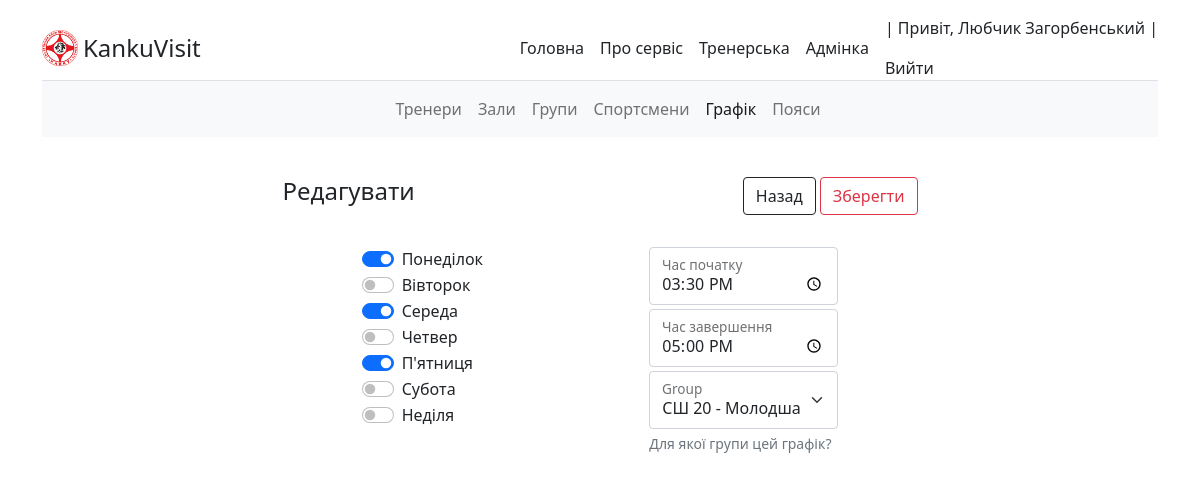
Screenshot of /visit/dodjo/timetable/rozkladssh-20-molodsha76247/edit (signed in) with the database file from the repository.
### coach/models.py (models this page shows, shortened)
class Coach(AbstractUser):
    surname = models.CharField('По батькові', max_length=20, blank=True)
    dateBirth = models.DateField(
        'Дата народження', default='2000-09-12', blank=True)
    telephone = models.IntegerField(
        'Номер телефону', default='380671111111', blank=True)
    telephone2 = models.IntegerField('Номер телефону 2', blank=True, null=True)
    belts = models.ForeignKey(Belt,
                              on_delete=models.SET_NULL,
                              blank=True,
                              null=True)
    information = models.TextField('Інформація про тренера', blank=True)
    slug = models.SlugField(max_length=255, unique=True,
                            db_index=True, verbose_name='URL')
    class Meta:
        verbose_name = 'Тренер'
        verbose_name_plural = 'Тренери'
        ordering = ['-is_active', 'last_name']

### dodjo/models.py (models this page shows, shortened)
class TimetableDays(models.Model):
    days = models.CharField(max_length=15)
    def __str__(self):
        return self.days
    class Meta:
        verbose_name = 'День'
        verbose_name_plural = 'Дні тиждня'

class Timetable(models.Model):
    days = models.ManyToManyField(TimetableDays, blank=True)
    timeStart = models.TimeField('Час початку')
    timeFinish = models.TimeField('Час завершення')
    group = models.ForeignKey(Group, on_delete=models.CASCADE, blank=False,
                              null=False)
    slug = models.SlugField(max_length=255, unique=True,
                            db_index=True, verbose_name='URL')
    class Meta:
        verbose_name = 'Графік'
        verbose_name_plural = 'Графіки'

### dodjo/views.py (the view)
# urls.py: path('timetable/<slug:slug>/edit', views.TimetableEditView.as_view(),
class TimetableEditView(LoginRequiredMixin, CustomSuccessMessageMixin, UpdateView):
    model = Timetable
    template_name = 'timetable/visit/timetableedit.html'
    form_class = TimetableAddForm
    success_url = reverse_lazy('timetable')
    success_msg = Timetable._meta.verbose_name + ' обновлена успішно!'
    def get_context_data(self, **kwargs):
        context = super().get_context_data(**kwargs)
        context['activeTimetable'] = 'active'
        return context
    def get_form_kwargs(self):
        kwargs = super().get_form_kwargs()
        kwargs.update({'user_id': self.request.user.id})
        return kwargs

### dodjo/forms.py
class TimetableAddForm(ModelForm):
    class Meta:
        model = Timetable
        help_texts = {
            'group': ('Для якої групи цей графік?'),
        }
        exclude = ['slug']
        widgets = {
            'days': CheckboxSelectMultiple(attrs={'class': 'form-check-input'}),
            'timeStart': TimeInput(attrs={'type': 'time', 'class': 'form-control'}),
            'timeFinish': TimeInput(attrs={'type': 'time', 'class': 'form-control'}),
            'group': Select(attrs={'class': 'form-select'})
        }
    def __init__(self, *args, **kwargs):
        user_id = kwargs.pop('user_id', None)
        super().__init__(*args, **kwargs)
        self.fields['group'].empty_label = None
        self.fields['group'].queryset = Group.objects.filter(
            school__coach=user_id)

### dodjo/models.py (called while the page is built)
    def __str__(self):
        return self.name

    def __str__(self):
        if self.school:
            groupSchool = str(self.school) + ' - ' + str(self.name)
            return groupSchool
        else:
            print(self.school)
            return 'Не вибрано зал - ' + self.name

### dodjo/templates/timetable/visit/timetableedit.html
{% extends 'main/visit/templates/edit.html' %}
{% block inputedit %}
<div class="d-flex justify-content-around pt-3">
  <div>
    {% for f in form %}
    {% if f.html_name == 'days' %}
    {% for i in f %}
    <div class="form-check form-switch col">
      {{i}}
    </div>
    {%endfor%}
    {%endif%}
    {%endfor%}
  </div>
  <div>
    {% for f in form %}
    {% if f.html_name != 'days' %}
    <div class="form-floating col" bis_skin_checked="1">
      {{f}}
      <label for="{{f.id_for_label}}">{{f.label}}</label>
      <div id="emailHelp" class="form-text">{{f.help_text}}</div>
    </div>
    {%endif%}
    {%endfor%}
  </div>
</div>
{%endblock%}
{% block backurl %}
{%url 'timetable'%}
{% endblock %}

### main/templates/main/base.html (shortened to what this page needs)
{% load static %}
<!DOCTYPE html>
<html lang="ru">
<head>
  <link rel="stylesheet" href="https://cdn.jsdelivr.net/npm/bootstrap@5.1.3/dist/css/bootstrap.min.css"
 />
  <link rel="stylesheet" href="https://cdn.jsdelivr.net/npm/bootstrap-icons@1.8.0/font/bootstrap-icons.css">
  <link type="text/css" rel="stylesheet" href="{% static 'main/css/style.css' %}">
</head>
<body>
  <div class="container py-3">
    <div class="d-flex flex-column flex-md-row align-items-center border-bottom" bis_skin_checked="1">
      <a href="{% url 'home' %}" class="d-flex align-items-center text-dark text-decoration-none logo">
        <img height="36" src="{% static 'main/images/kanku250.png' %}" alt="Логотип">
        <span class="fs-4">KankuVisit</span>
      </a>
      <nav class="d-inline-flex mt-2 mt-md-0 ms-md-auto">
        <a class="me-3 py-2 text-dark text-decoration-none" href="{% url 'home' %}">Головна</a>
        <a class="me-3 py-2 text-dark text-decoration-none" href="{% url 'about' %}">Про сервіс</a>
        {% if user.is_authenticated %}
        <a class="me-3 py-2 text-dark text-decoration-none" href="{% url 'visit' %}">Тренерська</a>
        <a class="me-3 py-2 text-dark text-decoration-none" href="admin">Адмінка</a>
        {% else %}
        <a class="me-3 py-2 text-dark text-decoration-none" href="{% url 'login' %}">Увійти</a>
        <a class="me-3 py-2 text-dark text-decoration-none" href="{% url 'register' %}">Зареєструватись</a>
        {% endif %}
      </nav>
      {% if user.is_authenticated %}
      <div>
        <p>| Привіт, {%if user.first_name%} {{user.first_name}} {{user.last_name}}{%else%}{{user.username}}{%endif%} |
        </p>
        <a class="me-3 py-2 text-dark text-decoration-none" href="{% url 'logout' %}">Вийти</a>
      </div>
      {% endif %}
    </div>
    {% block navigation %}
    {% endblock navigation %}
    {% block content %}
    {% endblock content %}
  </div>
</body>
</html>

### main/static/main/css/style.css (style rules this page uses)
a.logo img { padding-right: 5px; }
a { color: #212529; text-decoration: none; }

### rows the page displays
Coach: first_name "Любчик", last_name "Загорбенський"
TimetableDays: f "☑"
TimetableDays: f "☑"
TimetableDays: f "☑"
Timetable: form "15:30:00" "17:00:00" "СШ 20 - Молодша"

### other values shown
{{ f.help_text }} "Для якої групи цей графік?"
